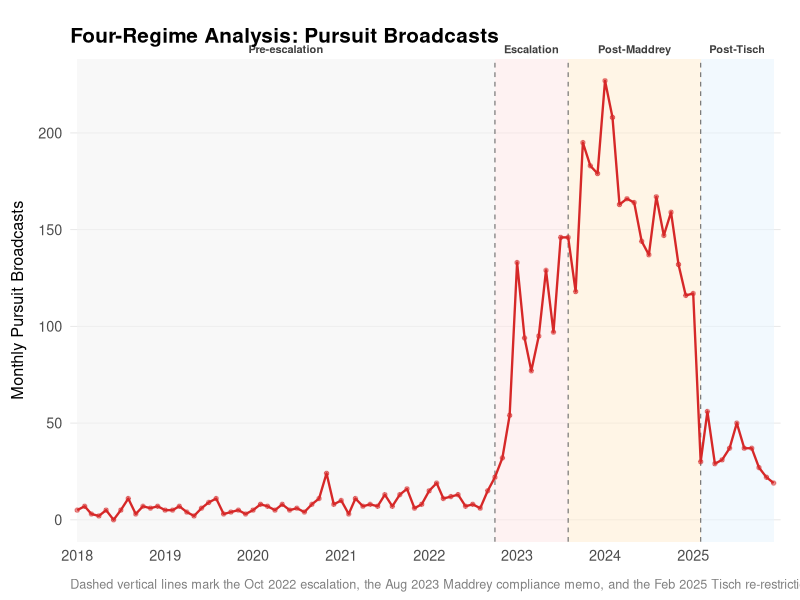
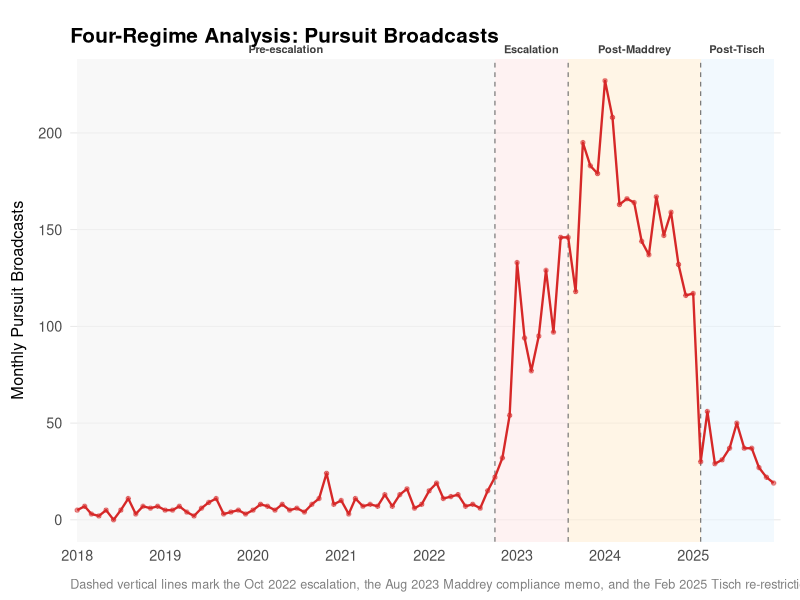
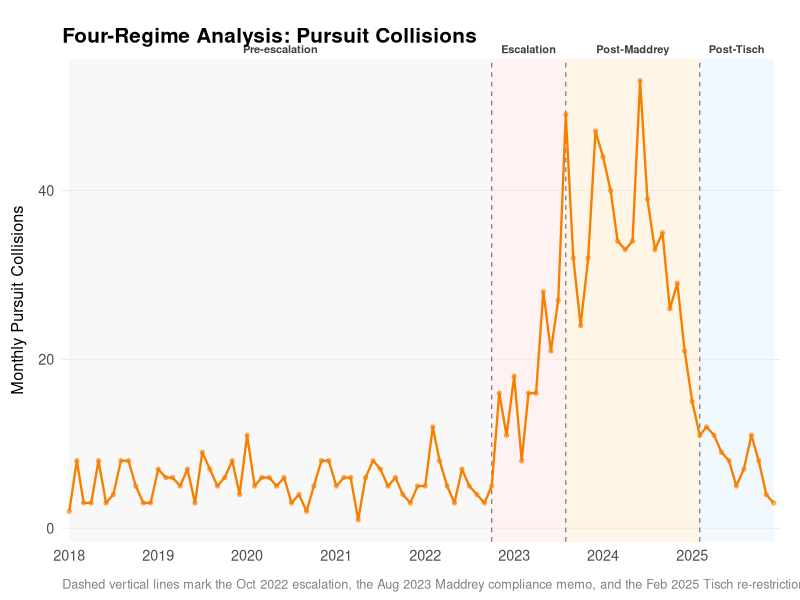
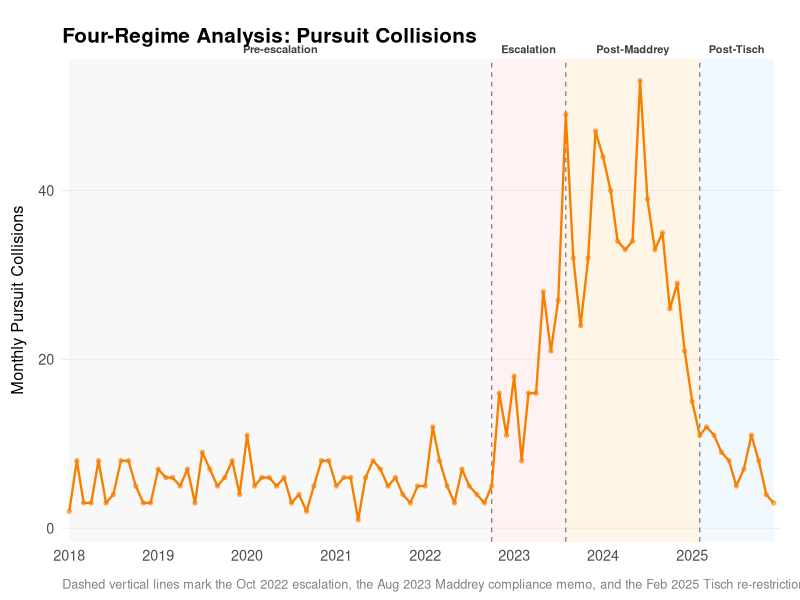
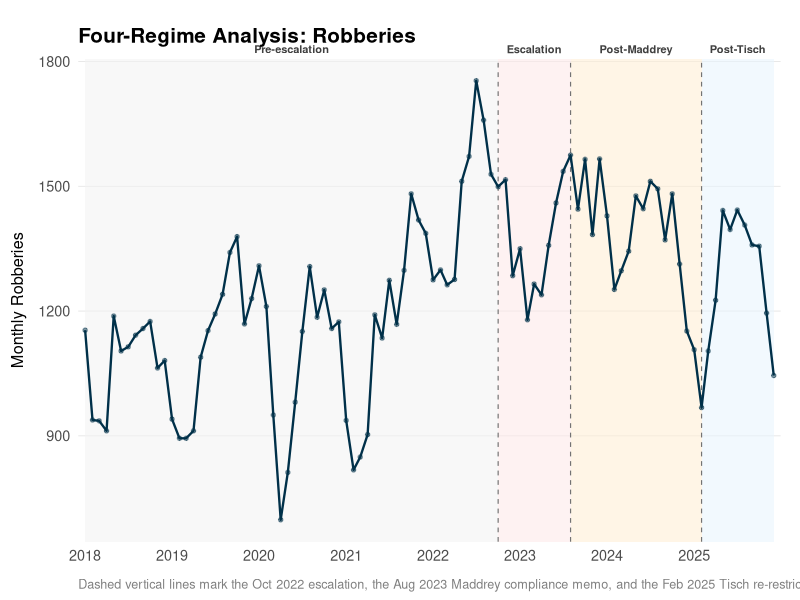
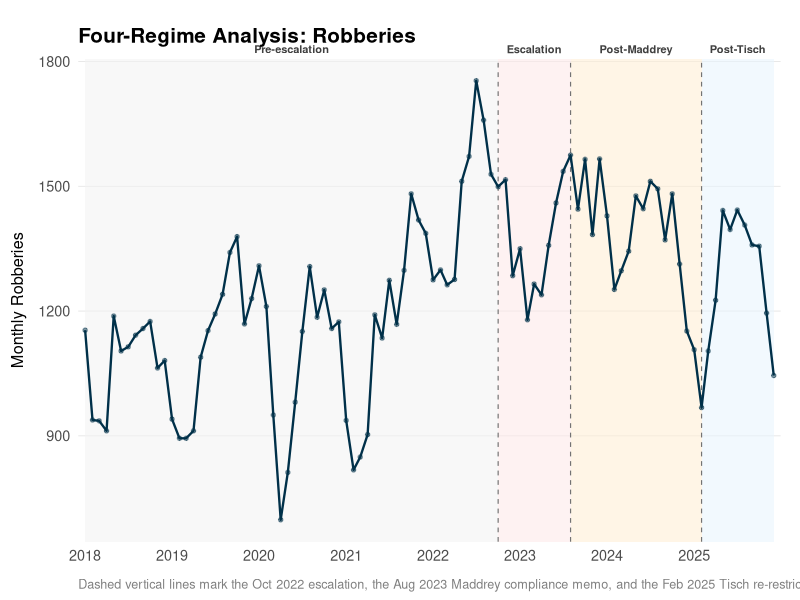
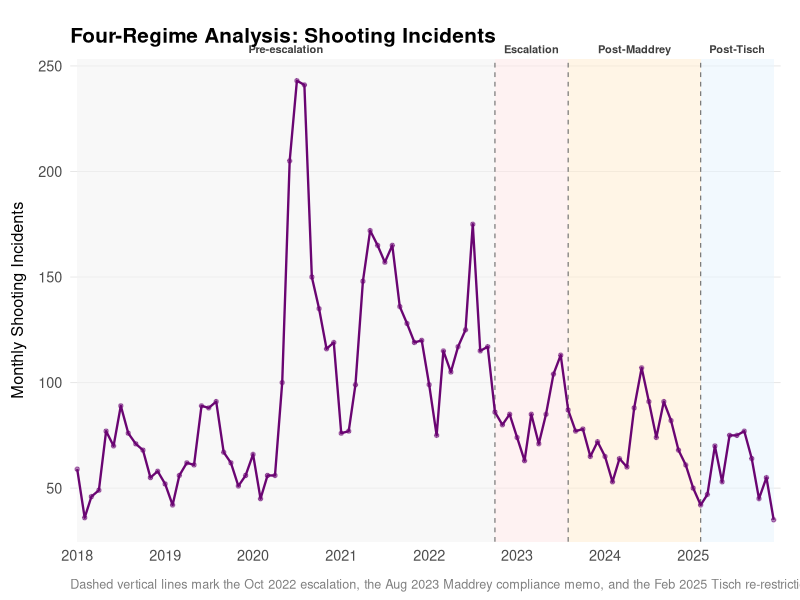
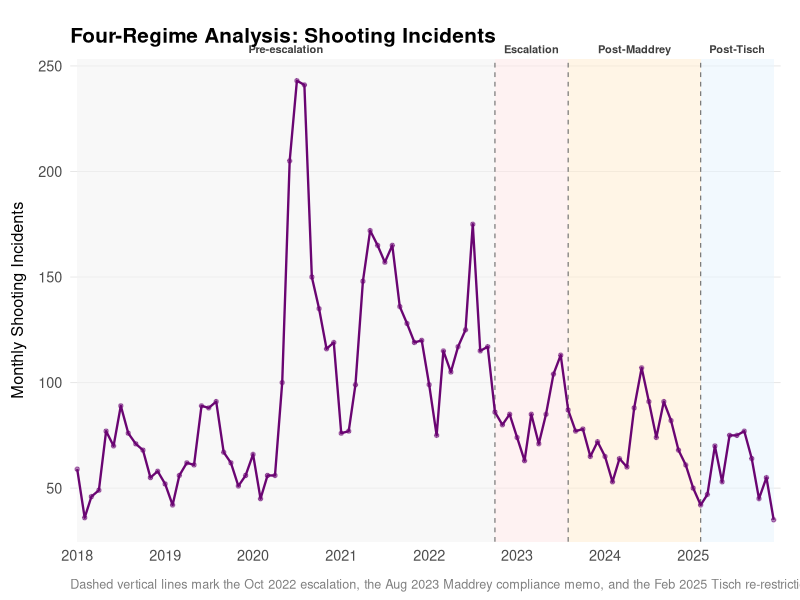

R code for these plots, in order:
# 06_event_study.R — Multi-Period / Event Study Analysis
#
# Four regimes identified in the NYPD pursuit escalation:
#   1. Pre-escalation:  Jan 2018 – Sep 2022 (baseline)
#   2. Escalation:      Oct 2022 – Jul 2023 (Chell operational shift)
#   3. Post-Maddrey:    Aug 2023 – Jan 2025 (compliance memo)
#   4. Post-Tisch:      Feb 2025 – Dec 2025 (partial re-restriction)
#
# Trimmed at Dec 2025 due to right-censoring of robbery/shooting data.

library(tidyverse)
library(lubridate)
library(sandwich)
library(lmtest)
library(broom)
library(here)


# Dirs and theme ---------------------------------------------------------------

dir.create(here("output"),               showWarnings = FALSE)
dir.create(here("output/plots"),         showWarnings = FALSE)
dir.create(here("output/event_results"), showWarnings = FALSE)

plot_dir    <- here("output/plots")
results_dir <- here("output/event_results")

if (!exists("theme_pursuit")) {
  theme_pursuit <- function(base_size = 13) {
    theme_minimal(base_size = base_size) +
      theme(
        plot.title       = element_text(face = "bold", size = rel(1.15), margin = margin(b = 8)),
        plot.subtitle    = element_text(color = "grey30", size = rel(0.85), margin = margin(b = 12)),
        plot.caption     = element_text(color = "grey50", size = rel(0.7), hjust = 0, margin = margin(t = 10)),
        plot.background  = element_rect(fill = "white", color = NA),
        panel.grid.minor = element_blank(),
        panel.grid.major.x = element_blank(),
        panel.grid.major.y = element_line(color = "grey90", linewidth = 0.3),
        axis.title.x     = element_text(margin = margin(t = 8), size = rel(0.9)),
        axis.title.y     = element_text(margin = margin(r = 8), size = rel(0.9)),
        axis.text        = element_text(color = "grey30"),
        legend.position  = "top",
        legend.title     = element_blank(),
        plot.margin      = margin(15, 15, 15, 15)
      )
  }
}

COL_PURSUIT   <- "#D62828"
COL_COLLISION <- "#F77F00"
COL_ROBBERY   <- "#003049"
COL_SHOOTING  <- "#6A0572"
COL_GUNVIOL   <- "#1B998B"

save_plot <- function(p, name, w = 10, h = 6) {
  ggsave(file.path(plot_dir, paste0(name, ".png")),
         plot = p, width = w, height = h, dpi = 300, bg = "white")
  ggsave(file.path(plot_dir, paste0(name, ".pdf")),
         plot = p, width = w, height = h, bg = "white")
}


# 1. Load monthly panel ========================================================

message("\nEVENT STUDY \u2014 MULTI-PERIOD ANALYSIS\n")

panel <- read_csv(here("output/tables/monthly_panel.csv"), show_col_types = FALSE)

# Trim at Dec 2025 to avoid right-censoring of robbery/shooting
panel <- panel %>%
  filter(month_date >= as.Date("2018-01-01"),
         month_date <= as.Date("2025-12-01")) %>%
  arrange(month_date)

message("Panel: ", nrow(panel), " months (", min(panel$month_date),
        " to ", max(panel$month_date), ")")


# 2. Define regimes ============================================================

# Breakpoints
ESCALATION <- as.Date("2022-10-01")
MADDREY    <- as.Date("2023-08-01")
TISCH      <- as.Date("2025-02-01")

es <- panel %>%
  mutate(
    T = row_number(),
    month_factor = factor(month(month_date)),
    covid = as.integer(month_date >= as.Date("2020-03-01") &
                         month_date <= as.Date("2021-06-01")),

    # Regime indicators
    regime = case_when(
      month_date < ESCALATION ~ "1_pre",
      month_date < MADDREY    ~ "2_escalation",
      month_date < TISCH      ~ "3_maddrey",
      TRUE                    ~ "4_tisch"
    ),

    # Level shift indicators (step functions)
    D_esc   = as.integer(month_date >= ESCALATION),
    D_mad   = as.integer(month_date >= MADDREY),
    D_tisch = as.integer(month_date >= TISCH),

    # Slope change indicators (time since each break, 0 before)
    P_esc   = pmax(0L, as.integer(round(
      difftime(month_date, ESCALATION, units = "days") / 30.44))),
    P_mad   = pmax(0L, as.integer(round(
      difftime(month_date, MADDREY, units = "days") / 30.44))),
    P_tisch = pmax(0L, as.integer(round(
      difftime(month_date, TISCH, units = "days") / 30.44)))
  )

regime_counts <- es %>% count(regime, name = "months")
message("Regime structure:")
print(regime_counts)


# 3. Outcomes ==================================================================

outcomes <- list(
  list(var = "pursuit_events",     label = "Pursuit Broadcasts",                col = COL_PURSUIT),
  list(var = "pursuit_crashes",    label = "Pursuit Collisions",                col = COL_COLLISION),
  list(var = "robbery_count",      label = "Robberies",                         col = COL_ROBBERY),
  list(var = "shooting_incidents", label = "Shooting Incidents",                col = COL_SHOOTING),
  list(var = "total_gun_events",   label = "Gun Violence (Shootings + Shots Fired)", col = COL_GUNVIOL)
)


# 4. Segmented regression with 3 breaks ========================================

# Model: Y ~ T + D_esc + P_esc + D_mad + P_mad + D_tisch + P_tisch + season + covid

message("--- Multi-Break Segmented Regression ---")

mb_results <- list()

for (o in outcomes) {

  y <- es[[o$var]]
  mod <- lm(y ~ T + D_esc + P_esc + D_mad + P_mad + D_tisch + P_tisch +
              month_factor + covid, data = es)

  nw <- coeftest(mod, vcov = NeweyWest(mod, lag = 6, prewhite = FALSE))

  message("=== ", o$label, " ===")
  message("Newey-West results:")
  print(nw[1:8, ])

  mb_results[[o$label]] <- list(model = mod, nw = nw)
}


# 5. Compile coefficient tables ================================================

# OLS + NW side-by-side
key_terms <- c("T", "D_esc", "P_esc", "D_mad", "P_mad", "D_tisch", "P_tisch", "covid")

mb_ols <- map_dfr(outcomes, function(o) {
  mod <- mb_results[[o$label]]$model
  nw  <- mb_results[[o$label]]$nw

  tidy(mod, conf.int = TRUE) %>%
    filter(term %in% key_terms) %>%
    mutate(
      outcome   = o$label,
      nw_se     = nw[match(term, rownames(nw)), "Std. Error"],
      nw_pvalue = nw[match(term, rownames(nw)), "Pr(>|t|)"]
    )
})

write_csv(mb_ols, file.path(results_dir, "multibreak_coefficients.csv"))

# NW-only table (cleaner for manuscript)
mb_nw <- map_dfr(outcomes, function(o) {
  nw <- mb_results[[o$label]]$nw
  as_tibble(nw[key_terms, ], rownames = "term") %>%
    rename(estimate = Estimate, se = `Std. Error`,
           t_stat = `t value`, p_value = `Pr(>|t|)`) %>%
    mutate(outcome = o$label)
})

write_csv(mb_nw, file.path(results_dir, "multibreak_newey_west.csv"))

message("Multi-break coefficients saved.")


# 6. Regime descriptive statistics =============================================

regime_means <- es %>%
  group_by(regime) %>%
  summarise(
    months            = n(),
    mean_pursuits     = mean(pursuit_events),
    sd_pursuits       = sd(pursuit_events),
    mean_crashes      = mean(pursuit_crashes),
    crash_rate_pct    = mean(pursuit_crashes) / mean(pursuit_events) * 100,
    mean_robberies    = mean(robbery_count),
    mean_shootings    = mean(shooting_incidents),
    mean_gun_violence = mean(total_gun_events),
    .groups = "drop"
  )

message("--- Regime Means ---")
print(regime_means, width = Inf)

write_csv(regime_means, file.path(results_dir, "regime_means.csv"))


# 7. Tisch falsification test ==================================================

# If deterrence drove crime reductions, re-restricting pursuits should increase
# crime. Test: is D_tisch positive for crime outcomes?

message("--- Tisch Falsification Test ---")

tisch_test <- mb_nw %>%
  filter(term == "D_tisch") %>%
  select(outcome, estimate, se, t_stat, p_value) %>%
  mutate(
    direction = ifelse(estimate > 0, "increase", "decrease"),
    interpretation = case_when(
      outcome %in% c("Pursuit Broadcasts", "Pursuit Collisions") & estimate < 0 ~
        "Expected: pursuits fell after re-restriction",
      outcome %in% c("Robberies", "Shooting Incidents",
                      "Gun Violence (Shootings + Shots Fired)") & estimate > 0 ~
        "Consistent with deterrence: crime rose after re-restriction",
      outcome %in% c("Robberies", "Shooting Incidents",
                      "Gun Violence (Shootings + Shots Fired)") & estimate <= 0 ~
        "Inconsistent with deterrence: crime did NOT rise after re-restriction",
      TRUE ~ ""
    )
  )

print(tisch_test, width = Inf)
write_csv(tisch_test, file.path(results_dir, "tisch_falsification.csv"))


# 8. Tisch pre/post comparison ================================================

tisch_comparison <- es %>%
  mutate(period = ifelse(month_date >= TISCH, "post_tisch", "pre_tisch")) %>%
  filter(month_date >= ESCALATION) %>%
  group_by(period) %>%
  summarise(
    months         = n(),
    mean_pursuits  = mean(pursuit_events),
    mean_crashes   = mean(pursuit_crashes),
    mean_robberies = mean(robbery_count),
    mean_shootings = mean(shooting_incidents),
    mean_gun       = mean(total_gun_events),
    .groups = "drop"
  )

write_csv(tisch_comparison, file.path(results_dir, "tisch_comparison.csv"))

# Percent changes
if (nrow(tisch_comparison) == 2) {
  pre  <- tisch_comparison %>% filter(period == "pre_tisch")
  post <- tisch_comparison %>% filter(period == "post_tisch")

  pct_change <- tibble(
    outcome = c("pursuits", "crashes", "robberies", "shootings", "gun_violence"),
    pre_mean = c(pre$mean_pursuits, pre$mean_crashes, pre$mean_robberies,
                 pre$mean_shootings, pre$mean_gun),
    post_mean = c(post$mean_pursuits, post$mean_crashes, post$mean_robberies,
                  post$mean_shootings, post$mean_gun),
    pct_change = (post_mean - pre_mean) / pre_mean * 100
  )

  message("--- Tisch Reversal Percent Changes ---")
  print(pct_change)
  write_csv(pct_change, file.path(results_dir, "tisch_reversal_pct_changes.csv"))
}


# 9. Visualizations ============================================================

# 9a. Time series with regime shading
#
# The four regime names are drawn as a label strip above the panel, each
# centered over the midpoint of its shaded band, so the names line up with the
# regions they describe (JQC R1 figure comment). The "Escalation" band is only
# ~10 months wide, so its label is raised one line to clear its neighbours. The
# fill legend is dropped — the strip labels now identify the regions.
regime_rects <- tibble(
  xmin   = c(as.Date("2018-01-01"), ESCALATION, MADDREY, TISCH),
  xmax   = c(ESCALATION, MADDREY, TISCH, as.Date("2025-12-01")),
  regime = c("Pre-escalation", "Escalation", "Post-Maddrey", "Post-Tisch"),
  fill   = c("grey95", "#FDE8E8", "#FFECD2", "#E8F4FD")
) %>%
  mutate(mid = as.Date((as.numeric(xmin) + as.numeric(xmax)) / 2,
                       origin = "1970-01-01"))

regime_fill <- setNames(regime_rects$fill, regime_rects$regime)

for (o in outcomes) {

  p <- ggplot(es, aes(month_date, .data[[o$var]])) +
    geom_rect(data = regime_rects,
              aes(xmin = xmin, xmax = xmax, ymin = -Inf, ymax = Inf, fill = regime),
              inherit.aes = FALSE, alpha = 0.55) +
    scale_fill_manual(values = regime_fill, guide = "none") +
    geom_vline(xintercept = c(ESCALATION, MADDREY, TISCH),
               linetype = "dashed", color = "grey45", linewidth = 0.4) +
    geom_line(color = o$col, linewidth = 0.8) +
    geom_point(color = o$col, size = 1.2, alpha = 0.5) +
    geom_text(data = regime_rects, inherit.aes = FALSE,
              aes(x = mid, y = Inf, label = regime),
              vjust = -0.7, size = 2.8, fontface = "bold", color = "grey25") +
    coord_cartesian(clip = "off") +
    scale_x_date(date_breaks = "1 year", date_labels = "%Y",
                 expand = expansion(mult = 0.01)) +
    labs(
      title = paste0("Four-Regime Analysis: ", o$label),
      x = NULL, y = paste("Monthly", o$label),
      caption = paste("Dashed vertical lines mark the Oct 2022 escalation, the",
                      "Aug 2023 Maddrey compliance memo, and the Feb 2025 Tisch",
                      "re-restriction.")
    ) +
    theme_pursuit() +
    theme(plot.margin = margin(t = 20, r = 14, b = 6, l = 8))

  save_plot(p, paste0("event_regime_", gsub(" ", "_", o$var)))
}

# 9b. Coefficient forest plot
coef_plot_data <- mb_nw %>%
  filter(term %in% c("D_esc", "D_mad", "D_tisch")) %>%
  mutate(
    term_label = recode(term,
      "D_esc"   = "Escalation\n(Oct 2022)",
      "D_mad"   = "Maddrey Memo\n(Aug 2023)",
      "D_tisch" = "Tisch Reversal\n(Feb 2025)"
    ),
    ci_lo = estimate - 1.96 * se,
    ci_hi = estimate + 1.96 * se,
    sig   = ifelse(p_value < 0.05, "p < .05", "n.s.")
  )

p_forest <- ggplot(coef_plot_data, aes(x = estimate, y = term_label, color = outcome)) +
  geom_vline(xintercept = 0, linetype = "dashed", color = "grey50") +
  geom_pointrange(aes(xmin = ci_lo, xmax = ci_hi, shape = sig),
                  position = position_dodge(width = 0.6), size = 0.5) +
  scale_color_manual(values = c(
    "Pursuit Broadcasts" = COL_PURSUIT, "Pursuit Collisions" = COL_COLLISION,
    "Robberies" = COL_ROBBERY, "Shooting Incidents" = COL_SHOOTING,
    "Gun Violence (Shootings + Shots Fired)" = COL_GUNVIOL
  )) +
  scale_shape_manual(values = c("p < .05" = 16, "n.s." = 1)) +
  facet_wrap(~outcome, scales = "free_x", nrow = 1) +
  labs(
    title    = "Regime-Level Shifts: Coefficient Estimates",
    subtitle = "Newey-West 95% CIs | Filled = p < .05",
    x = "Level Shift Estimate", y = NULL,
    caption  = "Segmented regression with seasonality + COVID controls"
  ) +
  theme_pursuit() +
  theme(legend.position = "none",
        strip.text = element_text(size = rel(0.75)))

save_plot(p_forest, "event_coefficient_forest", w = 14, h = 6)


# Done =========================================================================

message("Event study results saved to: ", results_dir)
message("Plots saved to: ", plot_dir)
